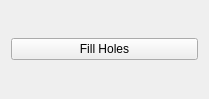
<?xml version="1.0" encoding="UTF-8"?>
<ui version="4.0">
 <class>QOrthodonticsFillHolesControllerWidget</class>
 <widget class="QWidget" name="QOrthodonticsFillHolesControllerWidget">
  <property name="geometry">
   <rect>
    <x>0</x>
    <y>0</y>
    <width>209</width>
    <height>99</height>
   </rect>
  </property>
  <property name="windowTitle">
   <string>QOrthodonticsFillHolesControllerWidget</string>
  </property>
  <layout class="QVBoxLayout" name="verticalLayout">
   <item>
    <widget class="QPushButton" name="pushButtonFillHoles">
     <property name="text">
      <string>Fill Holes</string>
     </property>
    </widget>
   </item>
  </layout>
 </widget>
 <resources/>
 <connections/>
</ui>
